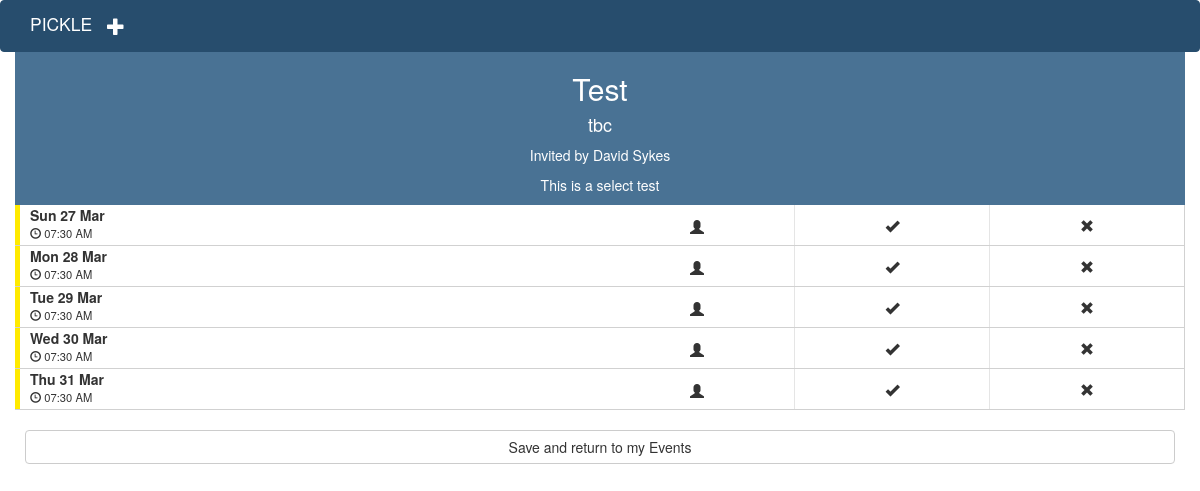
Page /event_details/4 (signed in) on the committed database.
### app/models.py (models this page shows, shortened)
class Event(db.Model):
	__tablename__ = "events"
	id = db.Column(db.Integer, primary_key=True)
	name = db.Column(db.String(120), unique=False)
	location = db.Column(db.String(120), unique=False)
	admin_id = db.Column(db.Integer, db.ForeignKey("users.id"))
	deleted = db.Column(db.Boolean, unique=False, default = False)
	notes = db.Column(db.String(200), unique=False)
	invites_sent = db.Column(db.Boolean, unique=False, default = False)
	confirmed = db.Column(db.Boolean, unique=False, default = False)
	eventdates = db.relationship('EventDate', backref=db.backref('event', lazy='select'))  #RELATIONSHIP DECLARATION

class User(UserMixin, db.Model):
	__tablename__ = "users"
	id = db.Column(db.Integer, primary_key=True)
	firstname = db.Column(db.String(64), unique=False)
	surname = db.Column(db.String(64), unique=False)
	email = db.Column(db.String(120), index=True, unique=True)
	phone = db.Column(db.String(120), index=True, unique=True)
	group = db.Column(db.String(64), index=True, unique=False)
	password_hash = db.Column(db.String(128))
	events = db.relationship("Event",backref="user",lazy="select") #RELATIONSHIP DECLARATION
	eventsinvites = db.relationship("EventInvite",backref="user",lazy="select") #RELATIONSHIP DECLARATION
	@property
	def password(self):
		raise AttributeError("password is not a readable attribute")

class EventDate(db.Model):
	__tablename__ = "eventdates"
	id = db.Column(db.Integer, primary_key=True)
	event_id = db.Column(db.Integer, db.ForeignKey("events.id"))
	date = db.Column(db.DateTime, unique=False)
	confirmed = db.Column(db.Boolean, unique=False, default = False)
	eventinvites = db.relationship('EventInvite', backref=db.backref('eventdate', lazy='select'))  #RELATIONSHIP DECLARATION

class EventInvite(db.Model):
	__tablename__ = "eventinvites"
	id = db.Column(db.Integer, primary_key=True)
	eventdate_id = db.Column(db.Integer, db.ForeignKey("eventdates.id"))
	invited_id = db.Column(db.Integer, db.ForeignKey("users.id"))
	status =  db.Column(db.Integer, unique=False) #1 is attending, 0 is not replied, -1 is not attending

### app/views.py (the view)
@app.route('/event_details/<int:event_id>', methods=['GET', 'POST'])
@login_required
def event_details(event_id):
	event = Event.query.filter_by(id = event_id).first()
	eventdates = EventDate.query.filter_by(event_id = event_id).all()
	eventdates.sort(key = lambda r: r.date)
	invitees = EventInvite.query.join(EventDate).filter_by(event_id = event_id).all()
	attendance_dict = {}
	for eventdate in eventdates:
		attendance_dict[eventdate.id] = {"attending":0,"cant_make_it":0,"not_replied":0}
		for invitee in invitees:
			if invitee.eventdate.id == eventdate.id:
				if invitee.status == 1:
					attendance_dict[eventdate.id]["attending"] = attendance_dict[eventdate.id]["attending"] + 1
				elif invitee.status == -1:
					attendance_dict[eventdate.id]["cant_make_it"] = attendance_dict[eventdate.id]["cant_make_it"] + 1
				elif invitee.status == 0:
					attendance_dict[eventdate.id]["not_replied"] = attendance_dict[eventdate.id]["not_replied"] + 1
	admin = User.query.filter_by(id = event.admin_id).first()
	if event.confirmed:
		if event.admin_id == current_user.id:
			return render_template("event_details_admin_confirmed.html", title="Event_details", event = event , eventdates = eventdates, invitees = invitees, admin = admin, attendance_dict=attendance_dict)
		elif current_user.id in [invitee.invited_id for invitee in invitees]:
			return render_template("event_details_invited_confirmed.html", title="Event_details", event = event , eventdates = eventdates, invitees = invitees, admin = admin, attendance_dict=attendance_dict)
		else:
			return "You are not admin or invited to " + event.name
	elif event.confirmed == False:
		if event.admin_id == current_user.id:
			return render_template("event_details_admin_not_confirmed.html", title="Event_details", event = event , eventdates = eventdates, invitees = invitees, admin = admin, attendance_dict=attendance_dict)
		elif current_user.id in [invitee.invited_id for invitee in invitees]:
			return render_template("event_details_invited_not_confirmed.html", title="Event_details", event = event , eventdates = eventdates, invitees = invitees, admin = admin)
		else:
			return "You are not admin or invited to " + event.name

### app/models.py (called while the page is built)
@login_manager.user_loader
def load_user(user_id):
	return User.query.get(int(user_id))

### app/templates/event_details_invited_not_confirmed.html (shortened to what this page needs)
{% extends "base_test.html" %}
{%block head%}
<link rel="stylesheet" href="{{url_for("static", filename = "event_details.css")}}" />
{%endblock%}
{% block content %}
<div class = "container event-details-header">
	<div class = "row">
		<div class = "col-sm-12">
			<h2 style = "text-align: center"> {{ event.name }} </h2>
			<h4 style = "text-align: center"> {{event.location}} </h4>
			<p style = "text-align: center"> Invited by {{ admin.firstname}} {{ admin.surname}} </p>
			<p style = "text-align: center"> {{event.notes}} </p>
		</div>
	</div>
</div>
<div class = "container eventdate-choices">
{%for eventdate in eventdates%}
	<div class = "row date-option-row">
		<div class = "col-xs-12 date-option-col">
			<div class = "col-xs-6 date-option-datetime-box">
				<div class = "col-xs-12 date-option-date-box">
					{{eventdate.date.strftime("%a %d %b")}}
				</div>
				<div class = "col-xs-12 date-option-time-box">
					<span class = "glyphicon glyphicon-time"></span> {{eventdate.date.strftime("%I:%M %p")}}
				</div>
			</div>
			<div class = "col-xs-2 invited-man-box">
					<button type="button" class="btn btn-who-can-come dropdown-toggle" data-toggle="dropdown" >
						<span class="glyphicon glyphicon-user"></span>
					</button>
			</div>
			<div class = "col-xs-2 tick-cross-box">
				{%for invitee in invitees%}
						{%if invitee.eventdate.id == eventdate.id and invitee.invited_id == current_user.id%}
							{%if invitee.status == 1%}
				<a type = "button" name = "{{invitee.id}}"  class = "btn btn-attend {{invitee.id}}" style = "color:green">
							{%else%}
				<a type = "button" name = "{{invitee.id}}"  class = "btn btn-attend {{invitee.id}}">
							{%endif%}
						{%endif%}
					{%endfor%}
					<span class = "glyphicon glyphicon-ok"></span>
				</a>
			</div>
			<div class = "col-xs-2 tick-cross-box">
				{%for invitee in invitees%}
						{%if invitee.eventdate.id == eventdate.id and invitee.invited_id == current_user.id%}
							{%if invitee.status == -1%}
				<a type = "button" name = "{{invitee.id}}"  class = "btn btn-cant-make-it" style = "color:green">
							{%else%}
				<a type = "button"  name = "{{invitee.id}}" class = "btn btn-cant-make-it {{invitee.id}}">
							{%endif%}
						{%endif%}
					{%endfor%}
					<span class = "glyphicon glyphicon-remove"></span>
				</a>
			</div>
		</div>
	</div>
{%endfor%}
</div>
	<div class = "container container-eventdate">
		<div class = "row eventdate-row">
			<div class = "col-xs-12">
				<a type = "button" class = "btn btn-default btn-block" href="{{url_for("index")}}">
					Save and return to my Events
				</a>
			</div>
		</div>
	</div>
{% endblock %}

### app/templates/base_test.html (shortened to what this page needs)
<!DOCTYPE html>
<html lang="en">
  <head>
	<link rel="stylesheet" href="{{url_for("static", filename = "bower_components/bootstrap/dist/css/bootstrap.min.css")}}" />
	<link rel="stylesheet" href="{{url_for("static", filename = "navbar.css")}}" />
   {%block head%}
   {%endblock%}
  </head>
</html>
<div class = "navbar navbar-custom" role = "navigation">
	<div class = "container">
		<div class = "navbar-header">
			<a class = "navbar-brand navbar-item app-name" href = "{{url_for("index")}}"> PICKLE </a>
			<a class = "navbar-brand navbar-item btn-add-event" href = "{{url_for("new_event")}}">
				<span class = "glyphicon glyphicon-plus"> </span>
			</a>
		</div>
	</div>
</div>
<body>
{% block content %}
{% endblock %}
</body>

### app/static/navbar.css (style rules this page uses)
.navbar-custom { background-color: #274D6D; margin-bottom:0px; border-color: #274D6D; }
.navbar-item { color:white; }
.navbar-brand { color:white; }
.app-name { color:white; height:50px; padding-top:12.5px; font-size:1.25em; }
.btn-add-event { position:relative; float:right; color:white; }

### app/static/event_details.css (style rules this page uses)
.event-details-header { background-color: #497294; color:white; }
.date-option-col { padding:0px; box-shadow: inset 5px 0px 0px #FFEA00; border-bottom: solid 1px #D1D1D1; border-right: solid 1px #D1D1D1; }
.date-option-datetime-box { padding:0px; }
.date-option-date-box { font-weight:bold; }
.date-option-time-box { font-size: 0.8em; }
.tick-cross-box { padding-left: 0px; padding-right: 0px; text-align: center; border-left: solid 1px #e5e5e5; }
.invited-man-box { padding-left: 0px; padding-right: 0px; text-align: center; }
.btn-who-can-come { height:40px; padding-top:10px; background-color:white; width:100%; }
.btn-attend { height:40px; padding-top:10px; color:#333; width:100%; }
.btn-cant-make-it { height:40px; padding-top:10px; color:#333; width:100%; }
.container-eventdate { padding-left:10px; padding-right:10px; padding-top:10px; }
.eventdate-row { padding-top:10px }

### rows in the picture
Event: name "Test", location "tbc", notes "This is a select test"
User: firstname "David", surname "Sykes"
EventDate: date "Sun 27 Mar", date "07:30 AM"
EventDate: date "Mon 28 Mar", date "07:30 AM"
EventDate: date "Tue 29 Mar", date "07:30 AM"
EventDate: date "Wed 30 Mar", date "07:30 AM"
EventDate: date "Thu 31 Mar", date "07:30 AM"
